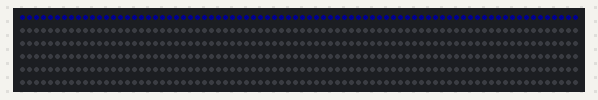
The sketch below on a simulated Teensy 4. On the bench: 480 RGB LEDs in strip order, left to right, continuing on the next row. Dim RGB values are drawn brighter than linear; what the sketch prints to the serial monitor is not drawn.

Above: at 10.5 s.

The sketch:

BasicTestOctoWS2811.ino
```cpp
// (licence header left out)
#include <OctoWS2811.h>

const int ledsPerStrip = 60;

DMAMEM int displayMemory[ledsPerStrip*6];
int drawingMemory[ledsPerStrip*6];

const int config = WS2811_GRB | WS2811_800kHz;

OctoWS2811 leds(ledsPerStrip, displayMemory, drawingMemory, config);

long start;
void setup() {

  Serial.begin(115200);
  delay(1000);
  Serial.println("Hello");
  int microsec = 2000000 / leds.numPixels();  // change them all in 2 seconds
  Serial.println(microsec);
  leds.begin();
  leds.show();

  for(int i = 5; i > 0; i--) {
    Serial.println(i);
    delay(1000);
  }
  Serial.println();
  start = millis();


}

#define DRED    0x0F0000
#define DGREEN  0x000F00
#define DBLUE   0x00000F
#define RED    0xFF0000
#define GREEN  0x00FF00
#define BLUE   0x0000FF
#define YELLOW 0xFFFF00
#define PINK   0xFF1088
#define ORANGE 0xE05800
#define WHITE  0xFFFFFF

void loop() {
  Serial.println(millis() - start);
  int microsec = 2000000 / leds.numPixels();  // change them all in 2 seconds

    // uncomment for voltage controlled speed
  // millisec = analogRead(A9) / 40;

  colorWipe(DRED, microsec);
  colorWipe(DGREEN, microsec);
  colorWipe(DBLUE, microsec);
}

void colorWipe(int color, int wait)
{
  for (int i=0; i < leds.numPixels()/6; i++) {
    leds.setPixel(i, color);
    leds.show();
    delayMicroseconds(wait);
  }
}
```
